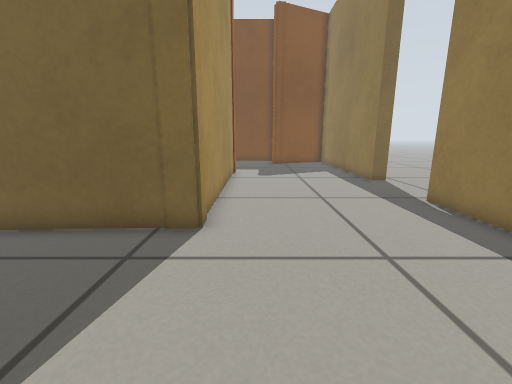
view 1 (above)

13 first-person views from a walk through a robot-simulator world made for Gazebo. The camera is 0.45 m above the floor, tilts 12° down and sees 90° across. The floor is counted in squares, 0.2 m on a side. Each view is taken from the middle of a square. On the plan, view 1 faces up. The plan holds only what a view shows up to about 16 squares ahead; the rest is blank.

view 2
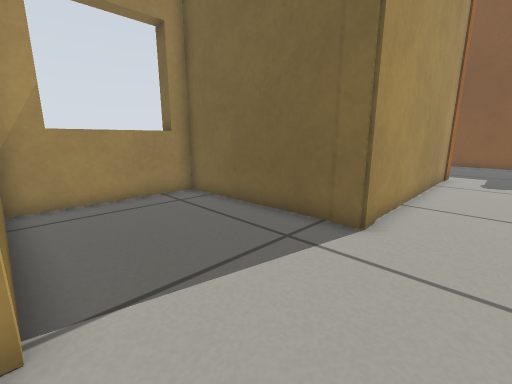

view 3
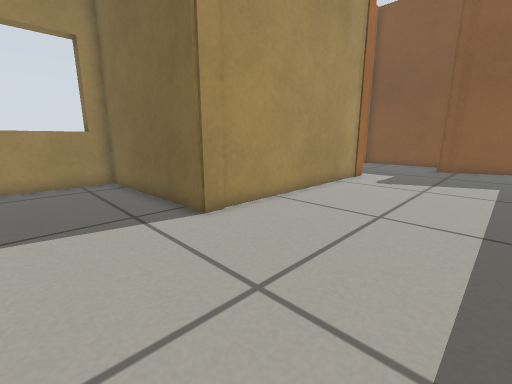

view 4
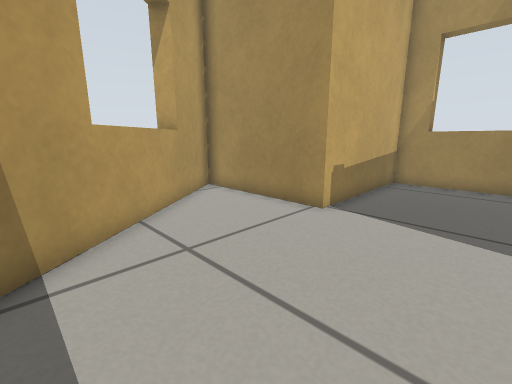

view 5
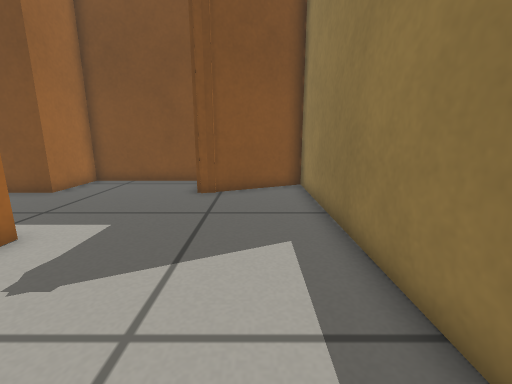

view 6
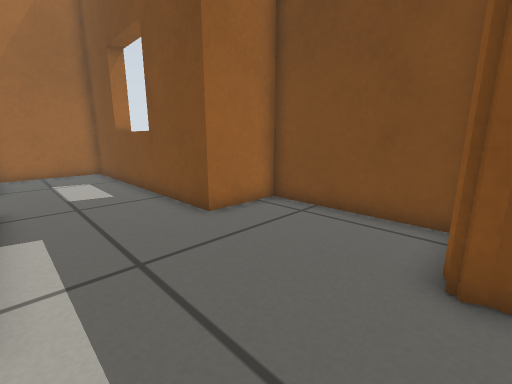

view 7
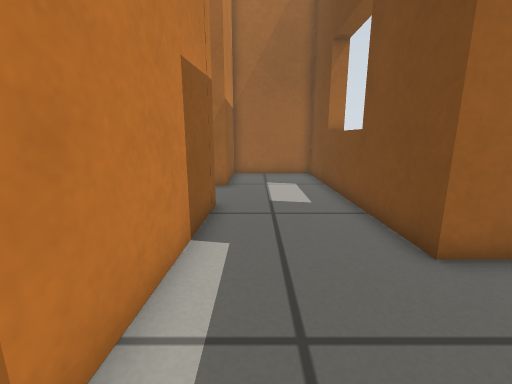

view 8
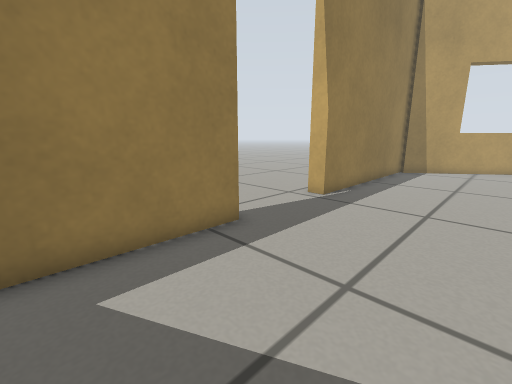

view 9
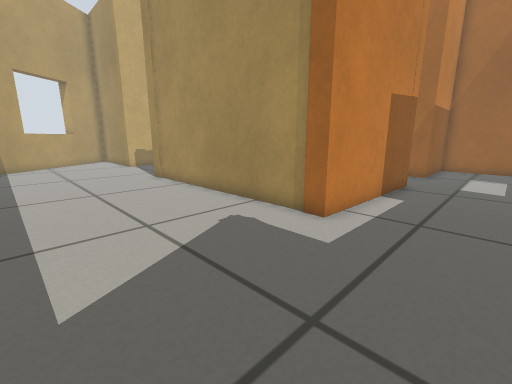

view 10
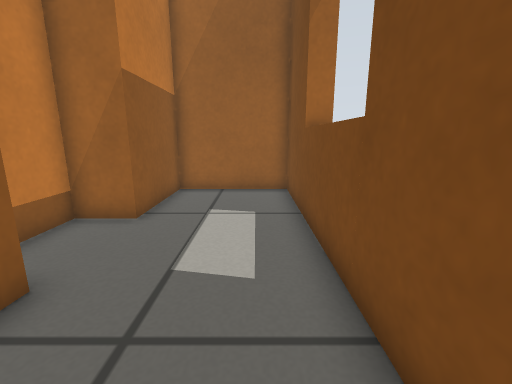

view 11
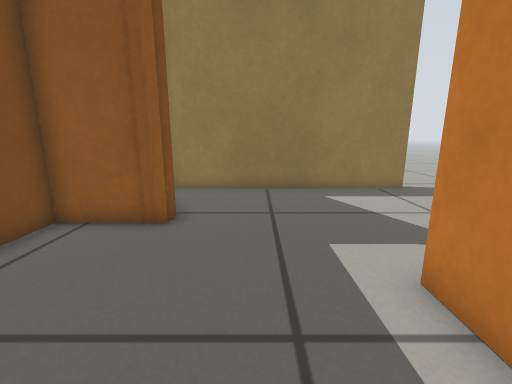

view 12
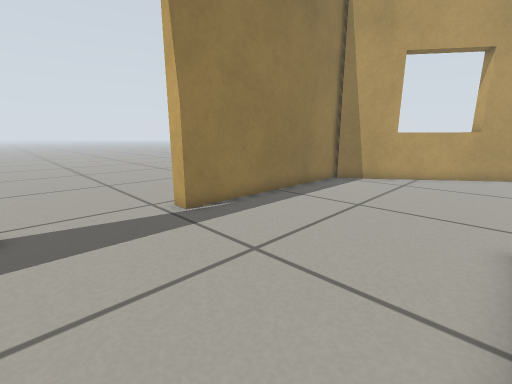

view 13
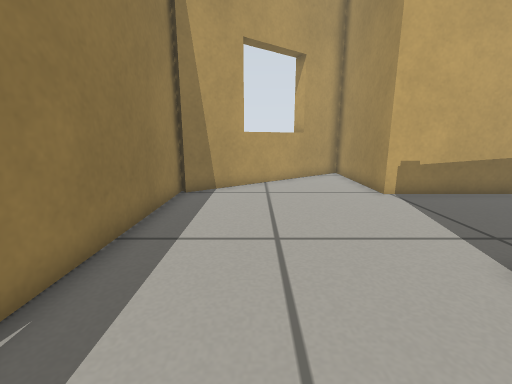

### Floor plan
Points are (right, up) in squares from view 1. A wall is a line through its corners. A room is listed if a view was taken in it or the views show most of it. See-through windows are left out.
Room 1 (views 1, 2, 3, 4, 5, 6, 7, 8, 9, 10, 11, 12, 13)
walls: (6.2, 13.5) (6.2, 24.3) (1.8, 22.2) (1.4, 22.9); (-8.5, 17.6) (-1.5, 17.4) (-1.5, 6.2) (-8.9, 5.9) (-8.9, -0.1) (-2.2, -0.1) (-2.2, -6.5) (5.9, -0.4); (1.6, 22.2) (1.6, 25.4) (-4.4, 25.4) (-4.4, 22.4) (-16.2, 22.4) (-16.2, 17.6); (2.4, 22.4) (1.6, 22.4); (6.2, -0.8) (6.2, 9); (-16.3, 17.9) (-11.9, 17.7) (-11.9, 15.9) (-10.1, 15.9)
ways out: open door at (6.5, 11)

Positions as (right, up) in squares from view 1, and headings:
1: (0, 0), facing up
2: (1, 0), facing up-left
3: (5, 2), facing up-left
4: (5, 4), facing down-left
5: (4, 12), facing up
6: (2, 18), facing up-left
7: (0, 19), facing left
8: (1, 18), facing down-right
9: (5, 21), facing down-left
10: (-5, 21), facing left
11: (-5, 20), facing right
12: (-1, 13), facing down-right
13: (3, 10), facing down
